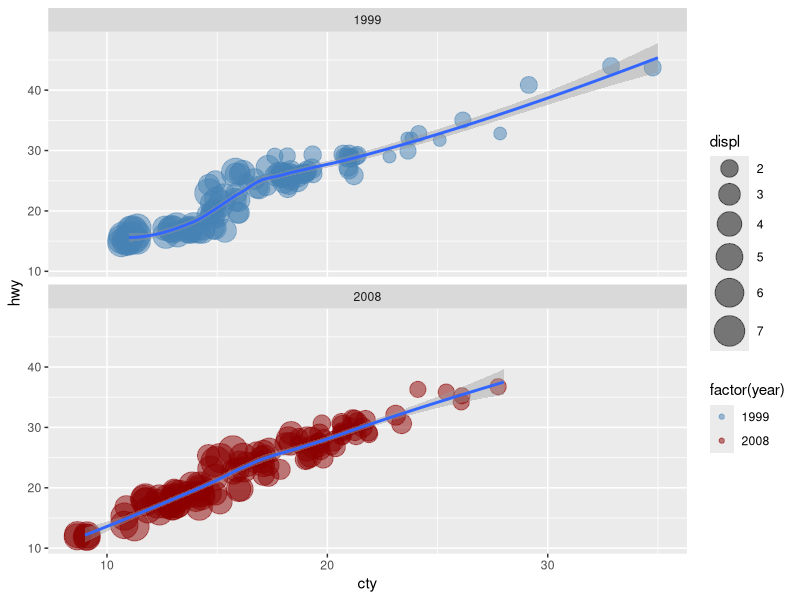

This chart was generated by the following R code:
library(ggplot2)
library(dplyr)
str(mpg)

mpg %>% ggplot(aes(x=cty, y=hwy)) +
  geom_point(aes(color = factor(year),
                 size = displ),
                 alpha = 0.5,
                 position = 'jitter') +

  stat_smooth() +

  scale_color_manual(values = c('steelblue','red4')) +
  scale_size_continuous(range = c(4,10)) +

  coord_cartesian() +

  facet_wrap(~ year, ncol = 1)




